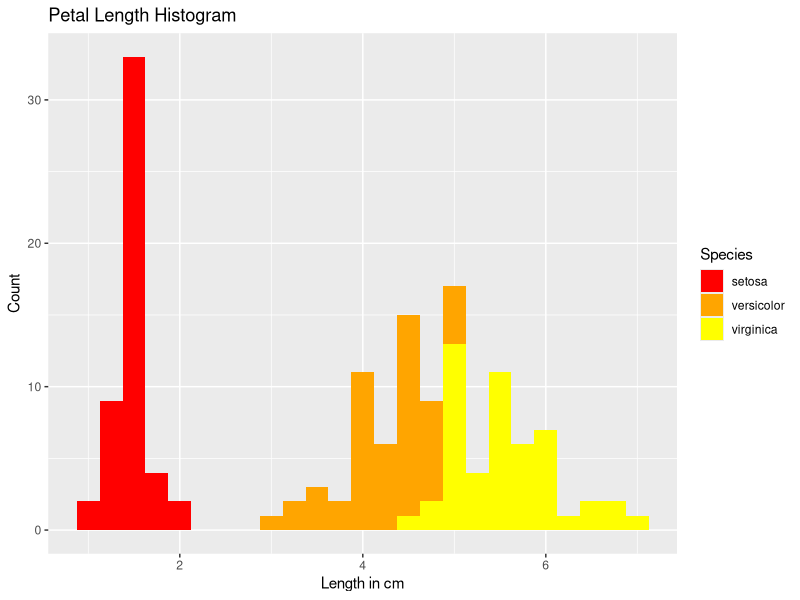

Write R code to recreate this figure.
data(iris)
#loads the database
iris$Petal.Length
#pull column
library(ggplot2)
#load ggpolt
qplot(iris$Petal.Length, 
      geom="histogram",
      binwidth = .25,
      main = "Petal Length Histogram",
      xlab = "Length in cm",
      ylab = "Count",
      fill=iris$Species)+
  scale_fill_discrete(name="Species", type=c("red", "orange", "yellow"))